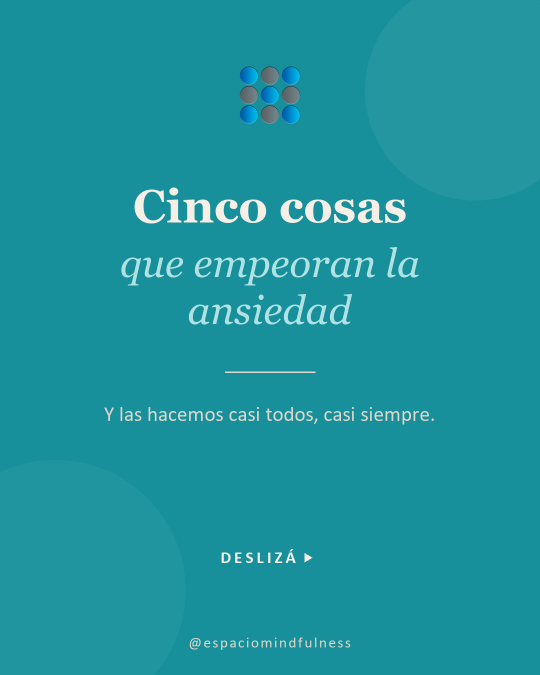
#> input picture contenido/originales/post24_ansiedad_1.png, 1080 x 1350 px, given in place of isotipo.png, which was not available (shown at 1/2 size); the run also reads 1 picture not shown here
$ python gen_octubre.py
#> lines starting #> are read from the running program, lines starting #| are printed output that depends on the picture; pictures that were not available may be replaced by others from this repository, and a replacement may not be noted
### disenio/marca.py
#!/usr/bin/env python3
"""Sistema de diseno de Espacio Mindfulness para las placas de Instagram.

Paleta muestreada del logo real (grilla 3x3 de esferas azul/gris sobre
fondo turquesa). Todo se dibuja a 1080x1350 (4:5), sin escalados intermedios.
"""
from pathlib import Path
from PIL import Image, ImageDraw, ImageFont, ImageFilter

W, H = 1080, 1350
MARGEN = 96

TURQUESA = (23, 144, 155)       # #17909B
TURQ_OSCURO = (16, 108, 118)    # sombra del turquesa, para degrades
TURQ_CLARO = (91, 191, 193)     # #5BBFC1
TURQ_PALIDO = (176, 226, 227)
AZUL = (14, 136, 196)           # #0E88C4  esferas azules -> accion
GRIS = (90, 103, 112)           # #5A6770  esferas grises -> cuerpo
GRIS_CLARO = (154, 166, 177)
GRIS_TITULO = (42, 52, 60)
CREMA = (245, 239, 230)         # #F5EFE6
CREMA_SUAVE = (222, 214, 201)
LINEA_CLARA = (223, 214, 202)
BLANCO = (255, 255, 255)
DORADO = (214, 168, 76)         # solo para las estrellas de las resenias

F = "C:/Windows/Fonts/"
SERIF_B, SERIF_I, SERIF, SANS, SANS_B = (
    "georgiab.ttf", "georgiai.ttf", "georgia.ttf", "calibri.ttf", "calibrib.ttf")

RAIZ = Path(r"C:/Users/chris/OneDrive/Desktop/IG ESP MIND IA/Instagram")
DESTINO = RAIZ / "contenido" / "originales"
FOTOS = Path(r"C:/Users/chris/OneDrive/Desktop/TRABAJO/MINDFULNESS/FOTOS/para publi")
ISOTIPO = Image.open(RAIZ / "contenido" / "marca" / "isotipo.png").convert("RGBA")


def fuente(nombre, tam):
    return ImageFont.truetype(F + nombre, tam)


# --- texto ----------------------------------------------------------------

def ancho(d, texto, fnt):
    return d.textbbox((0, 0), texto, font=fnt)[2]


def envolver(d, texto, fnt, max_ancho):
    palabras, lineas, actual = texto.split(), [], ""
    for p in palabras:
        prueba = f"{actual} {p}".strip()
        if ancho(d, prueba, fnt) <= max_ancho:
            actual = prueba
        else:
            if actual:
                lineas.append(actual)
            actual = p
    if actual:
        lineas.append(actual)
    return lineas


def alto_parrafo(d, texto, fnt, max_ancho, interlinea=1.42):
    return int(len(envolver(d, texto, fnt, max_ancho)) * fnt.size * interlinea)


def parrafo(d, texto, fnt, x, y, max_ancho, color, interlinea=1.42, centrado=False):
    lineas = envolver(d, texto, fnt, max_ancho)
    salto = int(fnt.size * interlinea)
    for i, linea in enumerate(lineas):
        px = x + (max_ancho - ancho(d, linea, fnt)) // 2 if centrado else x
        d.text((px, y + i * salto), linea, font=fnt, fill=color)
    return y + len(lineas) * salto


def espaciado(d, texto, fnt, x, y, color, sep=6, centrado_en=None):
    """Letter-spacing manual: Pillow no lo trae."""
    total = sum(ancho(d, c, fnt) + sep for c in texto) - sep
    px = x if centrado_en is None else (centrado_en - total) // 2
    for c in texto:
        d.text((px, y), c, font=fnt, fill=color)
        px += ancho(d, c, fnt) + sep
    return total


# --- elementos graficos ---------------------------------------------------

def circulos(img, color, especificaciones):
    capa = Image.new("RGBA", img.size, (0, 0, 0, 0))
    dc = ImageDraw.Draw(capa)
    for cx, cy, r, alfa in especificaciones:
        dc.ellipse([cx - r, cy - r, cx + r, cy + r], fill=color + (alfa,))
    img.alpha_composite(capa)


def poner_isotipo(img, centro_x, y, alto_px):
    iso = ISOTIPO.copy()
    iso = iso.resize((int(iso.width * alto_px / iso.height), alto_px), Image.LANCZOS)
    img.alpha_composite(iso, (centro_x - iso.width // 2, y))


def flecha(d, x, y, color, escala=1.0):
    s = 18 * escala
    d.polygon([(x, y - s / 2), (x + s * 0.85, y), (x, y + s / 2)], fill=color)


# [13 lines left out: function estrellas, not called in this run]


def foto(nombre, ancho_px, alto_px, foco_x=0.5, foco_y=0.5):
    """Recorta una foto al tamanio pedido cubriendo todo el marco (tipo CSS cover)."""
    im = Image.open(FOTOS / nombre).convert("RGB")
    escala = max(ancho_px / im.width, alto_px / im.height)
    nuevo = (max(1, round(im.width * escala)), max(1, round(im.height * escala)))
    im = im.resize(nuevo, Image.LANCZOS)
    x = int((im.width - ancho_px) * foco_x)
    y = int((im.height - alto_px) * foco_y)
    return im.crop((x, y, x + ancho_px, y + alto_px))


def velo(img, caja, color, alfa_desde, alfa_hasta, vertical=True):
    """Degradado translucido para que el texto se lea sobre la foto."""
    x0, y0, x1, y1 = caja
    an, al = x1 - x0, y1 - y0
    grad = Image.new("L", (1, al) if vertical else (an, 1))
    for i in range(al if vertical else an):
        t = i / max(1, (al if vertical else an) - 1)
        grad.putpixel((0, i) if vertical else (i, 0),
                      int(alfa_desde + (alfa_hasta - alfa_desde) * t))
    grad = grad.resize((an, al))
    capa = Image.new("RGBA", (an, al), color + (0,))
    capa.putalpha(grad)
    img.alpha_composite(capa, (x0, y0))


# [9 lines left out: function caja_translucida, not called in this run]


def ancho_estrellas(cantidad=5, tam=30, sep=10):
    return cantidad * (tam + sep) - sep


def pie(d, color=GRIS_CLARO):
    espaciado(d, "@espaciomindfulness", fuente(SANS, 30), 0, H - 78, color, sep=3, centrado_en=W)


def lienzo(fondo):
    return Image.new("RGBA", (W, H), fondo)


# [19 lines left out: function guardar, not called in this run]

### disenio/piezas.py
#!/usr/bin/env python3
"""Piezas reutilizables de las placas de @espaciomindfulness.

Vive dentro del repo a proposito: la version anterior estaba en una carpeta
temporal y se perdio entera. Todo lo necesario para regenerar placas tiene
que estar aca.

Reglas de la marca que estan metidas en estas funciones:
  - Formato 1080x1350 (4:5), sin escalados intermedios.
  - Los fondos alternan turquesa y crema post a post: la grilla del perfil
    solo muestra la primera placa de cada publicacion, y si todas son del
    mismo color el perfil se ve plano.
  - El azul del logo se reserva para los botones. Si se usa en todos lados
    pierde fuerza.
  - Nunca precios: los montos van por WhatsApp (regla del cliente).
"""
from PIL import ImageDraw, ImageFilter
from marca import *


def cubierta(titulo, subtitulo, bajada, foto_nombre=None, foco_y=0.45, claro=False):
    """Portada de carrusel. claro=True la hace crema en vez de turquesa.

    Con foto el modo claro se ignora: la foto va con un velo oscuro encima,
    asi que el texto tiene que ser claro si o si. Dejarlo en oscuro lo volvia
    ilegible.
    """
    if foto_nombre:
        claro = False
    fondo = CREMA if claro else TURQUESA
    c_tit = GRIS_TITULO if claro else CREMA
    c_sub = TURQUESA if claro else TURQ_PALIDO
    c_linea = LINEA_CLARA if claro else CREMA_SUAVE
    c_bajada = GRIS if claro else CREMA_SUAVE
    c_acento = TURQUESA if claro else CREMA
    c_pie = GRIS_CLARO if claro else CREMA_SUAVE

    img = lienzo(fondo)
    if foto_nombre:
        img.paste(foto(foto_nombre, W, H, foco_y=foco_y)
                  .filter(ImageFilter.GaussianBlur(5)).convert("RGBA"), (0, 0))
        velo(img, (0, 0, W, H), TURQ_OSCURO, 228, 246)
    circulos(img, (23, 144, 155) if claro else (255, 255, 255),
             [(950, 180, 220, 13), (110, 1180, 260, 11)])
    poner_isotipo(img, W // 2, 132, 116)
    d = ImageDraw.Draw(img)

    util = W - 2 * MARGEN
    f_tit = fuente(SERIF_B, 92 if len(titulo) < 30 else 78)
    y = parrafo(d, titulo, f_tit, MARGEN, 360, util, c_tit, interlinea=1.18, centrado=True)
    y = parrafo(d, subtitulo, fuente(SERIF_I, 80), MARGEN, y + 12, util, c_sub,
                interlinea=1.18, centrado=True)
    d.line([(W // 2 - 90, y + 76), (W // 2 + 90, y + 76)], fill=c_linea, width=3)
    parrafo(d, bajada, fuente(SANS, 42), MARGEN + 40, y + 142, util - 80, c_bajada,
            interlinea=1.45, centrado=True)

    total = espaciado(d, "DESLIZÁ", fuente(SANS_B, 34), 0, H - 250, c_acento, sep=6,
                      centrado_en=W - 46)
    flecha(d, (W + total) // 2 - 6, H - 235, c_acento)
    pie(d, c_pie)
    return img.convert("RGB")


def punto(etiqueta, titulo, cuerpo, numero=None):
    """Placa interior de carrusel: numero grande o etiqueta, titulo y cuerpo."""
    img = lienzo(CREMA)
    circulos(img, (23, 144, 155), [(1000, 1230, 190, 13), (70, 140, 160, 10)])
    d = ImageDraw.Draw(img)

    if numero is not None:
        d.text((MARGEN - 12, 150), str(numero), font=fuente(SERIF_B, 260), fill=TURQUESA)
        arranque = 470
    else:
        espaciado(d, etiqueta, fuente(SANS_B, 32), MARGEN, 150, TURQUESA, sep=8)
        d.line([(MARGEN, 214), (MARGEN + 78, 214)], fill=AZUL, width=4)
        arranque = 290

    util = W - 2 * MARGEN - 16
    f_t, f_c = fuente(SERIF_B, 64), fuente(SANS, 45)
    alto = alto_parrafo(d, titulo, f_t, util, 1.24) + 58 + alto_parrafo(d, cuerpo, f_c, util, 1.48)
    y = arranque + max(0, (H - 210 - arranque - alto) // 2)
    y = parrafo(d, titulo, f_t, MARGEN, y, util, GRIS_TITULO, interlinea=1.24)
    parrafo(d, cuerpo, f_c, MARGEN, y + 58, util, GRIS, interlinea=1.48)
    pie(d)
    return img.convert("RGB")


def cierre_cta(titulo, cuerpo, boton, remate=None, claro=False):
    """Ultima placa del carrusel: la llamada a la accion."""
    fondo = CREMA if claro else TURQUESA
    c_tit = GRIS_TITULO if claro else CREMA
    c_linea = LINEA_CLARA if claro else TURQ_PALIDO
    c_cuerpo = GRIS if claro else CREMA_SUAVE
    c_pie = GRIS_CLARO if claro else CREMA_SUAVE

    img = lienzo(fondo)
    circulos(img, (23, 144, 155) if claro else (255, 255, 255),
             [(140, 230, 240, 11), (960, 1150, 230, 14)])
    poner_isotipo(img, W // 2, 130, 108)
    d = ImageDraw.Draw(img)

    util = W - 2 * MARGEN
    y = parrafo(d, titulo, fuente(SERIF_B, 74), MARGEN, 330, util, c_tit,
                interlinea=1.22, centrado=True)
    d.line([(W // 2 - 70, y + 54), (W // 2 + 70, y + 54)], fill=c_linea, width=3)
    y = parrafo(d, cuerpo, fuente(SANS, 44), MARGEN + 20, y + 124, util - 40, c_cuerpo,
                interlinea=1.50, centrado=True)

    caja_y = y + 100
    d.rounded_rectangle([MARGEN + 60, caja_y, W - MARGEN - 60, caja_y + 126], radius=18, fill=AZUL)
    espaciado(d, boton, fuente(SANS_B, 34 if len(boton) < 26 else 30), 0, caja_y + 44,
              (255, 255, 255), sep=4, centrado_en=W)
    if remate:
        espaciado(d, remate, fuente(SANS, 27), 0, caja_y + 176,
                  TURQUESA if claro else TURQ_PALIDO, sep=3, centrado_en=W)
    pie(d, c_pie)
    return img.convert("RGB")


def frase(texto, autor, fuente_texto, claro=False):
    """Placa de cita, con comillas grandes y atribucion."""
    c_texto = GRIS_TITULO if claro else CREMA
    c_comilla = (222, 214, 201) if claro else (255, 255, 255)
    c_linea = LINEA_CLARA if claro else TURQ_PALIDO
    c_autor = TURQUESA if claro else CREMA
    c_fuente = GRIS_CLARO if claro else TURQ_PALIDO

    img = lienzo(CREMA if claro else TURQUESA)
    circulos(img, (23, 144, 155) if claro else (255, 255, 255),
             [(920, 250, 250, 12), (150, 1160, 240, 10)])
    poner_isotipo(img, W // 2, 120, 100)
    d = ImageDraw.Draw(img)

    d.text((MARGEN - 20, 250), "“", font=fuente(SERIF_B, 240), fill=c_comilla)
    util = W - 2 * MARGEN - 16
    f = fuente(SERIF_I, 76)
    alto = alto_parrafo(d, texto, f, util, 1.34)
    y = 430 + max(0, (980 - 430 - alto) // 2)
    y = parrafo(d, texto, f, MARGEN, y, util, c_texto, interlinea=1.34, centrado=True)

    d.line([(W // 2 - 60, y + 70), (W // 2 + 60, y + 70)], fill=c_linea, width=3)
    espaciado(d, autor.upper(), fuente(SANS_B, 32), 0, y + 116, c_autor, sep=6, centrado_en=W)
    espaciado(d, fuente_texto.upper(), fuente(SANS, 26), 0, y + 168, c_fuente, sep=3, centrado_en=W)
    pie(d, GRIS_CLARO if claro else CREMA_SUAVE)
    return img.convert("RGB")


def texto_suelto(etiqueta, titulo, cuerpo, remate=None, claro=True):
    """Placa de un solo golpe: etiqueta, titular grande y bajada."""
    fondo = CREMA if claro else TURQUESA
    c_tit = GRIS_TITULO if claro else CREMA
    c_etq = TURQUESA if claro else TURQ_PALIDO
    c_linea = LINEA_CLARA if claro else TURQ_PALIDO
    c_cuerpo = GRIS if claro else CREMA_SUAVE

    img = lienzo(fondo)
    circulos(img, (23, 144, 155) if claro else (255, 255, 255),
             [(980, 240, 240, 11), (90, 1180, 250, 12)])
    poner_isotipo(img, W // 2, 120, 100)
    d = ImageDraw.Draw(img)

    util = W - 2 * MARGEN - 16
    espaciado(d, etiqueta, fuente(SANS_B, 30), 0, 300, c_etq, sep=7, centrado_en=W)
    f_t = fuente(SERIF_B, 76 if len(titulo) < 44 else 64)
    y = parrafo(d, titulo, f_t, MARGEN, 372, util, c_tit, interlinea=1.22, centrado=True)
    d.line([(W // 2 - 70, y + 54), (W // 2 + 70, y + 54)], fill=c_linea, width=3)
    y = parrafo(d, cuerpo, fuente(SANS, 44), MARGEN + 10, y + 124, util - 20, c_cuerpo,
                interlinea=1.50, centrado=True)
    if remate:
        espaciado(d, remate, fuente(SANS_B, 28), 0, y + 70, c_etq, sep=5, centrado_en=W)
    pie(d, GRIS_CLARO if claro else CREMA_SUAVE)
    return img.convert("RGB")

### disenio/gen_octubre.py
#!/usr/bin/env python3
"""Octubre de @espaciomindfulness: 16 publicaciones, del 01/10 al 31/10.

El mes tiene un quiebre en el medio: el viernes 16/10 arranca la ULTIMA
cohorte presencial del anio. Antes de esa fecha el mes empuja hacia ahi;
despues ya no hay nada que vender en 2026, asi que pasa a valor puro,
charla gratuita y siembra del Diplomado 2027.

Los fondos alternan crema y turquesa para que la grilla del perfil no quede
monocroma. Sin precios.
"""
from piezas import *


# ── 01/10 · psicoeducación ────────────────────────────────────────────────
def p37_ansiedad_que_es():
    return [
        ("post37_ansiedad_1.png", cubierta(
            "Qué es la ansiedad", "y qué no",
            "Distinguirla del miedo y del estrés cambia cómo la tratás.", claro=True)),
        ("post37_ansiedad_2.png", punto(
            None, "El miedo tiene objeto. La ansiedad, no.",
            "El miedo aparece frente a algo concreto y se va cuando eso pasa. "
            "La ansiedad se anticipa a algo que todavía no ocurrió, y por eso "
            "no tiene un final claro.", 1)),
        ("post37_ansiedad_3.png", punto(
            None, "Es útil hasta que deja de serlo.",
            "Un poco de ansiedad te hace preparar la reunión. Mucha te hace "
            "no dormir la noche anterior y llegar peor. La diferencia es de "
            "cantidad, no de tipo.", 2)),
        ("post37_ansiedad_4.png", punto(
            None, "Vive en el cuerpo antes que en la cabeza.",
            "Pecho apretado, mandíbula, estómago. Muchas veces el cuerpo ya "
            "está en alerta y la explicación llega después, inventada.", 3)),
        ("post37_ansiedad_5.png", punto(
            None, "No se elimina: se regula.",
            "Buscar que desaparezca del todo es la meta que más ansiedad "
            "genera. El objetivo razonable es que no maneje tus decisiones.", 4)),
        ("post37_ansiedad_6.png", cierre_cta(
            "Se puede trabajar",
            "El MBSR no promete que se vaya. Entrena la capacidad de notarla "
            "temprano y no reaccionar en automático.",
            "CHARLA GRATUITA · LINK EN BIO",
            "NO REEMPLAZA UN TRATAMIENTO PSICOLÓGICO", claro=True)),
    ]
#> in cubierta, `img = lienzo(fondo)`:
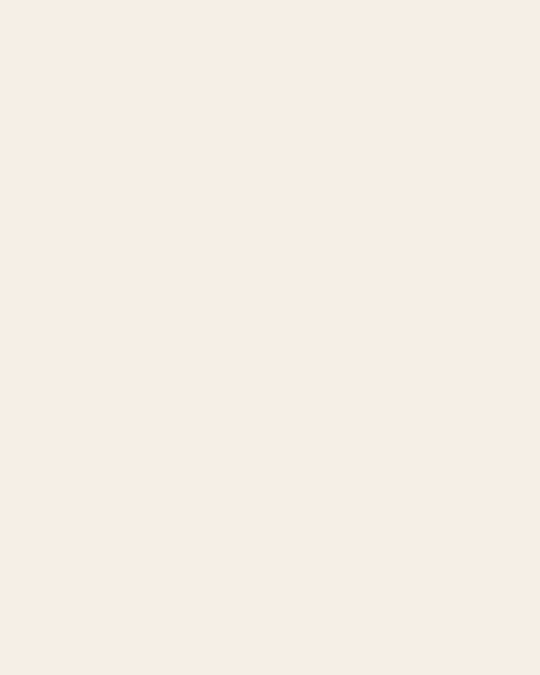
#> img: PIL image 1080x1350 RGBA (shown at 1/2 size); mean R, G, B, A 245, 239, 230, 255
#> in circulos, `img.alpha_composite(capa)`:
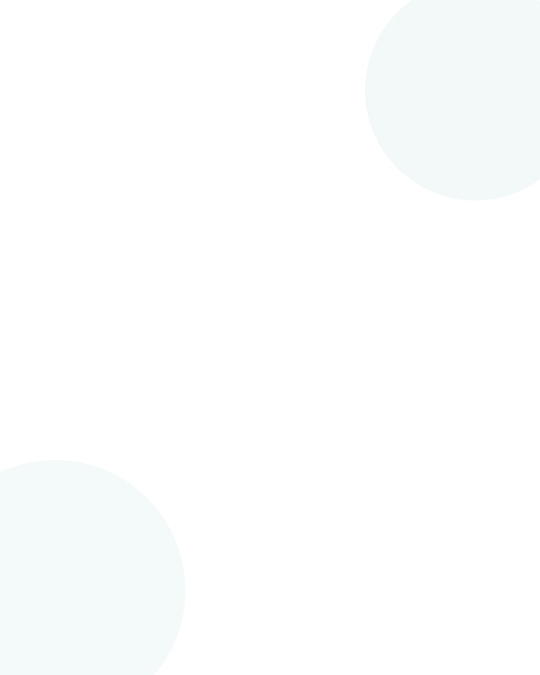
#> capa: PIL image 1080x1350 RGBA (shown at 1/2 size); mean R, G, B, A 4.2, 26.1, 28, 2.2; transparent parts drawn white
#> in poner_isotipo, `iso = iso.resize((int(iso.width * alto_px / iso.height), alto_px), Ima..`:
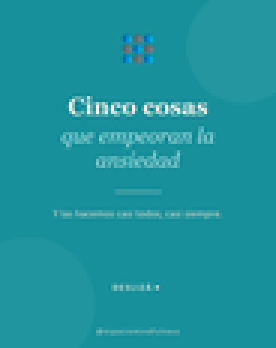
#> iso: PIL image 92x116 RGBA (shown 3 times larger); mean R, G, B, A 29.6, 146.9, 157.5, 255
#> in cubierta, `y = parrafo(d, titulo, f_tit, MARGEN, 360, util, c_tit, interlinea=1.1..`: y = 468
#> in cubierta, `y = parrafo(d, subtitulo, fuente(SERIF_I, 80), MARGEN, y + 12, util, c..`: y = 574
#> in cubierta, `total = espaciado(d, "DESLIZÁ", fuente(SANS_B, 34), 0, H - 250, c_acen..`: total = 180
#> in punto, `alto = alto_parrafo(d, titulo, f_t, util, 1.24) + 58 + alto_parrafo(d,..`: alto = 549
#> in punto, `y = arranque + max(0, (H - 210 - arranque - alto) // 2)`: y = 530
#> in punto, `y = parrafo(d, titulo, f_t, MARGEN, y, util, GRIS_TITULO, interlinea=1..`: y = 688
#> call 2 of punto, with titulo = 'Es útil hasta que deja de serlo.', numero = 2
#> in punto (call 2), `alto = alto_parrafo(d, titulo, f_t, util, 1.24) + 58 + alto_parrafo(d,..`: alto = 482
#> in punto (call 2), `y = arranque + max(0, (H - 210 - arranque - alto) // 2)`: y = 564
#> in punto (call 2), `y = parrafo(d, titulo, f_t, MARGEN, y, util, GRIS_TITULO, interlinea=1..`: y = 722
#> in punto (call 2), `return img.convert("RGB")`:
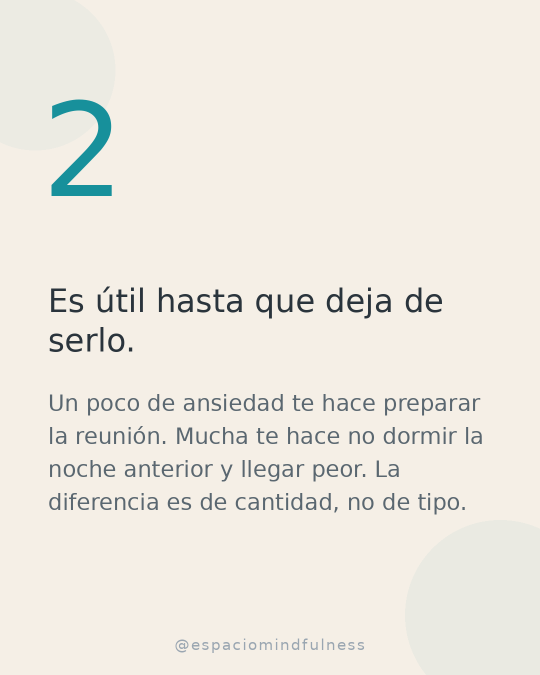
#> returned value: PIL image 1080x1350 RGB (shown at 1/2 size); mean R, G, B 238, 233.8, 225.5
#> call 3 of punto, with numero = 3
#> in punto (call 3), `y = arranque + max(0, (H - 210 - arranque - alto) // 2)`: y = 564
#> in punto (call 3), `y = parrafo(d, titulo, f_t, MARGEN, y, util, GRIS_TITULO, interlinea=1..`: y = 722
#> in punto (call 3), `return img.convert("RGB")`:
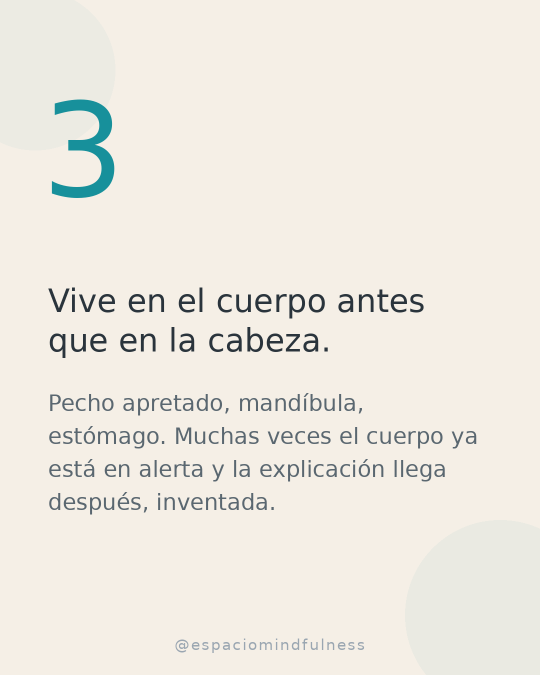
#> returned value: PIL image 1080x1350 RGB (shown at 1/2 size); mean R, G, B 237.8, 233.6, 225.3
#> call 4 of punto, with titulo = 'No se elimina: se regula.', numero = 4
#> in punto (call 4), `alto = alto_parrafo(d, titulo, f_t, util, 1.24) + 58 + alto_parrafo(d,..`: alto = 403
#> in punto (call 4), `y = arranque + max(0, (H - 210 - arranque - alto) // 2)`: y = 603
#> in punto (call 4), `y = parrafo(d, titulo, f_t, MARGEN, y, util, GRIS_TITULO, interlinea=1..`: y = 682
#> in punto (call 4), `return img.convert("RGB")`:
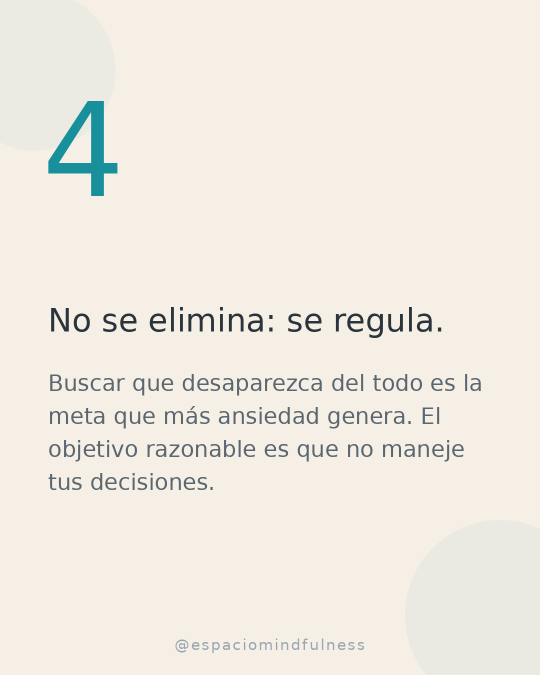
#> returned value: PIL image 1080x1350 RGB (shown at 1/2 size); mean R, G, B 238.5, 234.3, 226
#> in cierre_cta, `fondo = CREMA if claro else TURQUESA`: fondo = (245, 239, 230)
#> call 2 of poner_isotipo, with centro_x = 540, y = 130, alto_px = 108
#> in poner_isotipo (call 2), `iso = iso.resize((int(iso.width * alto_px / iso.height), alto_px), Ima..`:
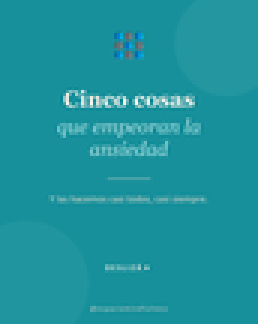
#> iso: PIL image 86x108 RGBA (shown 3 times larger); mean R, G, B, A 29.6, 146.9, 157.5, 255
#> (the rest of the program and of its run is left out)
